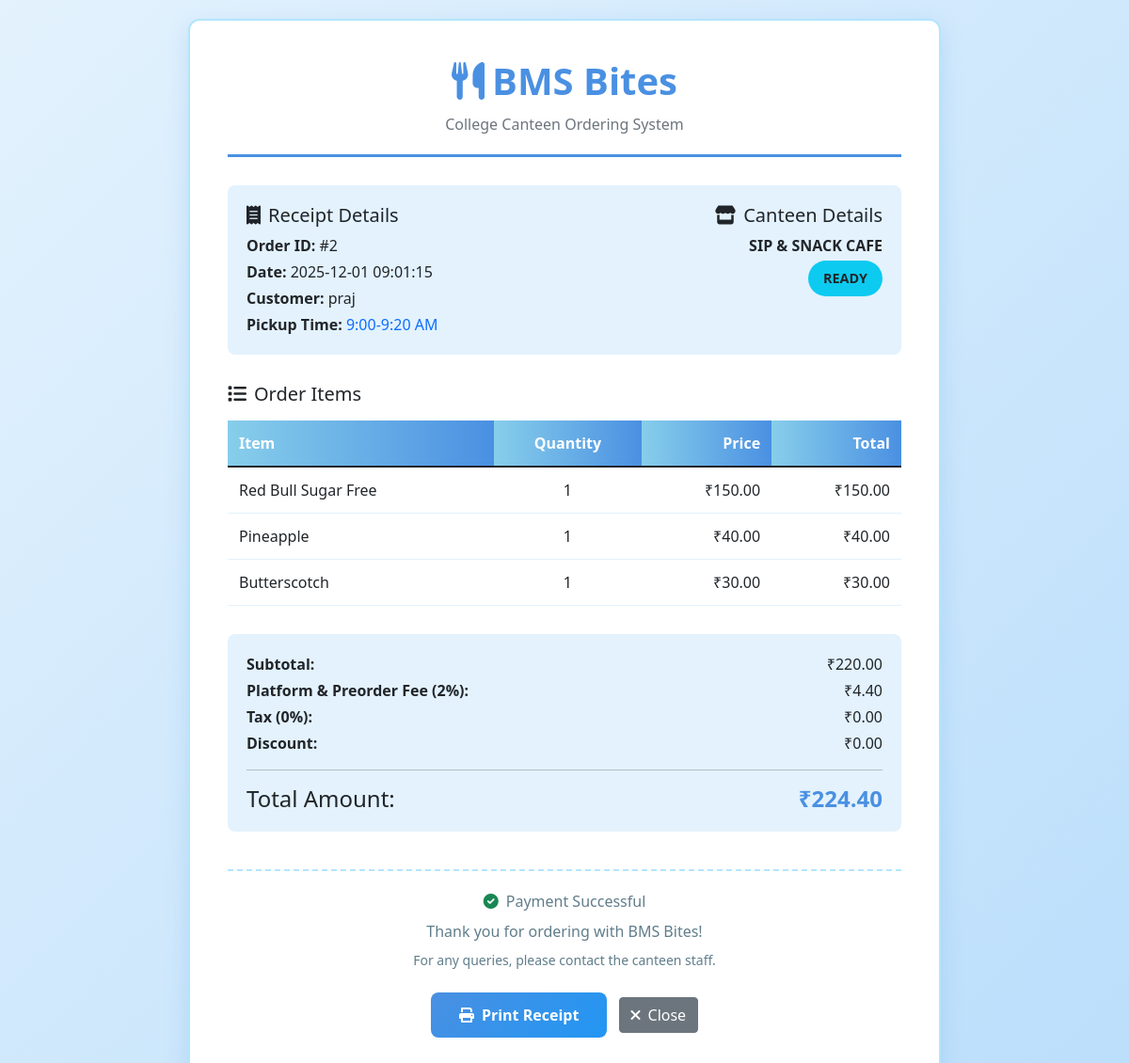
Screenshot of /receipt/2 (signed in) with the database file from the repository.
### tables this page shows
CREATE TABLE orders (
    id INTEGER PRIMARY KEY AUTOINCREMENT,
    user_id INTEGER NOT NULL,
    canteen_id INTEGER NOT NULL,
    total_amount REAL NOT NULL,
    platform_fee REAL DEFAULT 0.0,
    status TEXT NOT NULL DEFAULT 'preparing', -- 'preparing', 'ready', 'completed'
    pickup_time TEXT,
    created_at TIMESTAMP DEFAULT CURRENT_TIMESTAMP,
    FOREIGN KEY (user_id) REFERENCES users (id),
    FOREIGN KEY (canteen_id) REFERENCES canteens (id)
);

CREATE TABLE users (
    id INTEGER PRIMARY KEY AUTOINCREMENT,
    username TEXT UNIQUE NOT NULL,
    password_hash TEXT NOT NULL,
    role TEXT NOT NULL DEFAULT 'customer', -- 'customer' or 'admin'
    created_at TIMESTAMP DEFAULT CURRENT_TIMESTAMP
);

CREATE TABLE canteens (
    id INTEGER PRIMARY KEY AUTOINCREMENT,
    name TEXT NOT NULL,
    location TEXT NOT NULL,
    description TEXT,
    opening_time TEXT,
    closing_time TEXT,
    is_open BOOLEAN DEFAULT 1,
    created_at TIMESTAMP DEFAULT CURRENT_TIMESTAMP
);

CREATE TABLE order_items (
    id INTEGER PRIMARY KEY AUTOINCREMENT,
    order_id INTEGER NOT NULL,
    menu_id INTEGER NOT NULL,
    quantity INTEGER NOT NULL,
    price_at_order REAL NOT NULL,
    FOREIGN KEY (order_id) REFERENCES orders (id),
    FOREIGN KEY (menu_id) REFERENCES menu (id)
);

CREATE TABLE menu (
    id INTEGER PRIMARY KEY AUTOINCREMENT,
    canteen_id INTEGER NOT NULL,
    name TEXT NOT NULL,
    description TEXT,
    price REAL NOT NULL,
    category TEXT NOT NULL, -- 'veg', 'non-veg', 'beverage'
    category_section TEXT, -- Section header like 'SOUTH INDIAN BREAKFAST', 'Dosa Items', etc.
    image_url TEXT,
    is_available BOOLEAN DEFAULT 1,
    created_at TIMESTAMP DEFAULT CURRENT_TIMESTAMP,
    FOREIGN KEY (canteen_id) REFERENCES canteens (id)
);

### routes/main.py (the view)
@main_bp.route('/receipt/<int:order_id>')
def view_receipt(order_id):
    if 'user_id' not in session:
        return redirect(url_for('auth.login'))
    details = order_mgr.get_order_details(order_id)
    if not details or details['order']['user_id'] != session['user_id']:
        flash('Order not found', 'danger')
        return redirect(url_for('main.orders'))
    conn = sqlite3.connect(Config.DATABASE)
    cursor = conn.cursor()
    cursor.execute("SELECT username FROM users WHERE id=?", (session['user_id'],))
    user = cursor.fetchone()
    username = user[0] if user else 'Guest'
    cursor.execute("SELECT name FROM canteens WHERE id=?", (details['order']['canteen_id'],))
    canteen = cursor.fetchone()
    canteen_name = canteen[0] if canteen else 'Unknown Canteen'
    conn.close()
    return render_template('receipt.html',
                         order=details['order'],
                         items=details['items'],
                         username=username,
                         canteen_name=canteen_name)

### app.py (called while the page is built)
@app.context_processor
def inject_session():
    return dict(session=session)

### utils/order_manager.py (called while the page is built, shortened)
    def get_order_details(self, order_id):
        conn = sqlite3.connect(self.db_path)
        order = pd.read_sql_query("SELECT * FROM orders WHERE id=?", conn, params=(order_id,))
        items = pd.read_sql_query("""
            SELECT oi.*, m.name, m.image_url
            FROM order_items oi
            JOIN menu m ON oi.menu_id = m.id
            WHERE oi.order_id=?
        """, conn, params=(order_id,))
        conn.close()
        if order.empty:
            return None
        return {
            'order': order.iloc[0].to_dict(),
            'items': items.to_dict('records')
        }

### templates/receipt.html (shortened to what this page needs)
<!DOCTYPE html>
<html lang="en">
<head>
    <link href="https://cdn.jsdelivr.net/npm/bootstrap@5.1.3/dist/css/bootstrap.min.css" rel="stylesheet">
    <link rel="stylesheet" href="https://cdnjs.cloudflare.com/ajax/libs/font-awesome/6.0.0/css/all.min.css">
</head>
<body>
    <div class="receipt">
        <div class="receipt-header">
            <h1><i class="fas fa-utensils me-2"></i>BMS Bites</h1>
            <p class="mb-0 text-muted">College Canteen Ordering System</p>
        </div>
        <div class="receipt-info">
            <div class="row">
                <div class="col-md-6">
                    <h5><i class="fas fa-receipt me-2"></i>Receipt Details</h5>
                    <p class="mb-1"><strong>Order ID:</strong> #{{ order['id'] }}</p>
                    <p class="mb-1"><strong>Date:</strong> {{ order['created_at'] }}</p>
                    <p class="mb-1"><strong>Customer:</strong> {{ username }}</p>
                    {% if order['pickup_time'] %}
                    <p class="mb-0"><strong>Pickup Time:</strong> <span class="text-primary">{{ order['pickup_time']
                            }}</span></p>
                    {% endif %}
                </div>
                <div class="col-md-6 text-md-end">
                    <h5><i class="fas fa-store me-2"></i>Canteen Details</h5>
                    <p class="mb-1"><strong>{{ canteen_name }}</strong></p>
                    <p class="mb-1">
                        <span
                            class="status-badge bg-{{ 'warning' if order['status'] == 'preparing' else 'info' if order['status'] == 'ready' else 'success' }}">
                            {{ order['status']|upper }}
                        </span>
                    </p>
                </div>
            </div>
        </div>
        <div class="receipt-table">
            <h5 class="mb-3"><i class="fas fa-list me-2"></i>Order Items</h5>
            <table class="table table-hover">
                <thead>
                    <tr>
                        <th>Item</th>
                        <th class="text-center">Quantity</th>
                        <th class="text-end">Price</th>
                        <th class="text-end">Total</th>
                    </tr>
                </thead>
                <tbody>
                    {% for item in items %}
                    <tr>
                        <td>{{ item['name'] }}</td>
                        <td class="text-center">{{ item['quantity'] }}</td>
                        <td class="text-end">₹{{ "%.2f"|format(item['price_at_order']) }}</td>
                        <td class="text-end">₹{{ "%.2f"|format(item['price_at_order'] * item['quantity']) }}</td>
                    </tr>
                    {% endfor %}
                </tbody>
            </table>
        </div>
        <div class="total-section">
            <div class="row">
                <div class="col-md-6">
                    <p class="mb-1"><strong>Subtotal:</strong></p>
                    <p class="mb-1"><strong>Platform & Preorder Fee (2%):</strong></p>
                    <p class="mb-1"><strong>Tax (0%):</strong></p>
                    <p class="mb-0"><strong>Discount:</strong></p>
                </div>
                <div class="col-md-6 text-end">
                    <p class="mb-1">₹{{ "%.2f"|format(order['total_amount'] - order['platform_fee']) }}</p>
                    <p class="mb-1">₹{{ "%.2f"|format(order['platform_fee']) }}</p>
                    <p class="mb-1">₹0.00</p>
                    <p class="mb-0">₹0.00</p>
                </div>
            </div>
            <hr>
            <div class="d-flex justify-content-between align-items-center">
                <h4 class="mb-0">Total Amount:</h4>
                <h3 class="total-amount mb-0">₹{{ "%.2f"|format(order['total_amount']) }}</h3>
            </div>
        </div>
        <div class="receipt-footer">
            <p class="mb-2"><i class="fas fa-check-circle text-success me-2"></i>Payment Successful</p>
            <p class="mb-2">Thank you for ordering with BMS Bites!</p>
            <p class="mb-0 small">For any queries, please contact the canteen staff.</p>
        </div>
        <div class="text-center mt-4 no-print">
            <button onclick="window.print()" class="btn btn-print">
                <i class="fas fa-print me-2"></i>Print Receipt
            </button>
            <button onclick="window.close()" class="btn btn-secondary ms-2">
                <i class="fas fa-times me-2"></i>Close
            </button>
        </div>
    </div>
</body>
</html>

### templates/receipt.html (style rules this page uses)
body { background: linear-gradient(135deg, #E3F2FD 0%, #BBDEFB 100%); padding: 20px; }
.receipt { max-width: 800px; margin: 0 auto; background: white; padding: 40px; border-radius: 12px; box-shadow: 0 8px 24px rgba(74, 144, 226, 0.2); border: 2px solid #B3E5FC; }
.receipt-header { text-align: center; border-bottom: 3px solid #4A90E2; padding-bottom: 20px; margin-bottom: 30px; }
.receipt-header h1 { color: #4A90E2; font-weight: bold; margin-bottom: 10px; }
.receipt-info { background: #E3F2FD; padding: 20px; border-radius: 8px; margin-bottom: 30px; }
.receipt-table { margin-bottom: 30px; }
.receipt-table th { background: linear-gradient(90deg, #87CEEB 0%, #4A90E2 100%); color: white; padding: 12px; }
.receipt-table td { padding: 12px; border-bottom: 1px solid #E3F2FD; }
.total-section { background: #E3F2FD; padding: 20px; border-radius: 8px; margin-top: 20px; }
.total-amount { font-size: 1.5rem; color: #4A90E2; font-weight: bold; }
.receipt-footer { text-align: center; margin-top: 40px; padding-top: 20px; border-top: 2px dashed #B3E5FC; color: #607D8B; }
.status-badge { display: inline-block; padding: 8px 16px; border-radius: 20px; font-weight: 600; font-size: 0.9rem; }
.btn-print { background: linear-gradient(135deg, #4A90E2 0%, #2196F3 100%); border: none; color: white; padding: 12px 30px; border-radius: 8px; font-weight: 600; transition: all 0.3s ease; }

### rows the page displays
orders: id "2", created_at "2025-12-01 09:01:15", pickup_time "9:00-9:20 AM", status "READY", order['total_amount']-order['platform_fee'] "220.00", platform_fee "4.40", total_amount "224.40"
users: username "praj"
canteens: name "SIP & SNACK CAFE"
order_items: name "Red Bull Sugar Free", quantity "1", price_at_order "150.00", item['price_at_order']*item['quantity'] "150.00"
order_items: name "Pineapple", quantity "1", price_at_order "40.00", item['price_at_order']*item['quantity'] "40.00"
order_items: name "Butterscotch", quantity "1", price_at_order "30.00", item['price_at_order']*item['quantity'] "30.00"
